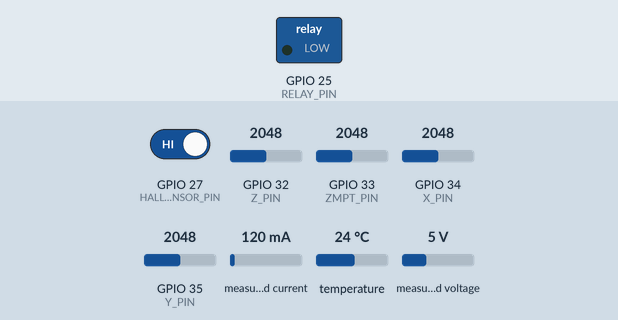
Recording of a sketch running on a simulated ESP32. On the bench: switched loads named in the sketch (green lamp = pin HIGH). The inputs (shaded band) are chosen by the test bench; at power-on: measured current 120 mA, temperature 24 °C, GPIO 32 (Z_PIN) = 2048, GPIO 33 (ZMPT_PIN) = 2048, GPIO 27 (HALL_SENSOR_PIN) HIGH, GPIO 34 (X_PIN) = 2048, GPIO 35 (Y_PIN) = 2048, measured voltage 5 V. What the sketch prints to the serial monitor is not drawn.

Above: at 0.0 s.
At 1.2 s:
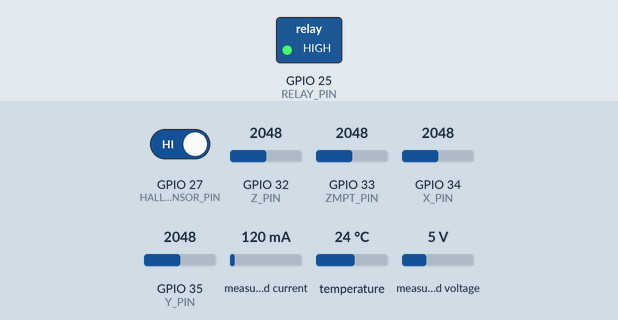
1.3 s: measured current set to 1000 mA
3.5 s: temperature set to 33 °C
6.1 s: GPIO 32 (Z_PIN) set to 1760
8.7 s: GPIO 33 (ZMPT_PIN) set to 1760
11.3 s: GPIO 27 (HALL_SENSOR_PIN) driven LOW
13.9 s: measured current set to 40 mA
Timing chart, 0 to 16.9 s (numbered marks = the images above; inputs shaded):
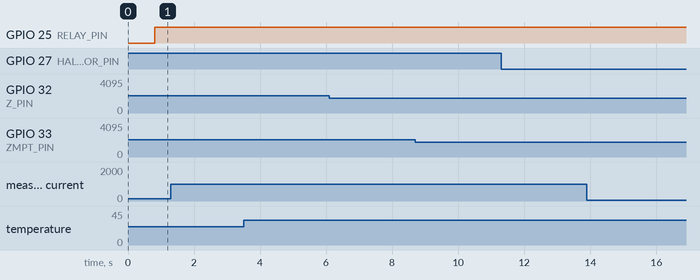

The sketch:

INFRANEX_Firmware_Final.ino
```cpp
// ============================================================
//  INFRA-NEX · ESP32 Firmware · FINAL
//  Merged Sensor Code + Health Score Calculation
//  Sensors: ADXL335 + ZMPT101B + Hall Effect +
//           INA219 + DS18B20 + Relay
// ============================================================

//  GPIO Map:
//    ADXL335  X   -> GPIO 34 (ADC)
//    ADXL335  Y   -> GPIO 35 (ADC)
//    ADXL335  Z   -> GPIO 32 (ADC)
//    ZMPT101B OUT -> GPIO 33 (ADC)
//    Hall Sensor  -> GPIO 27 (Digital)
//    INA219   SDA -> GPIO 21 (I2C)
//    INA219   SCL -> GPIO 22 (I2C)
//    DS18B20  DAT -> GPIO 4  (1-Wire)
//    Relay    IN  -> GPIO 25 (Digital OUT)

// ============================================================

#include <Wire.h>
#include <Adafruit_INA219.h>
#include <OneWire.h>
#include <DallasTemperature.h>

// ── Pin Definitions ──────────────────────────────────────────

#define X_PIN             34
#define Y_PIN             35
#define Z_PIN             32
#define ZMPT_PIN          33
#define HALL_SENSOR_PIN   27
#define DS18B20_PIN        4
#define RELAY_PIN         25

// I2C pins (INA219) — ESP32 default
#define SDA_PIN           21
#define SCL_PIN           22

// ── Thresholds ───────────────────────────────────────────────

#define ACCEL_THRESHOLD   200     // ADC units
#define VOLTAGE_THRESHOLD 1800    // ADC units (ZMPT101B)
#define CURRENT_THRESHOLD 0.5f    // Amperes (INA219)
#define TEMP_THRESHOLD    30.0f   // Celsius (DS18B20)

// ── Sensor Objects ───────────────────────────────────────────

Adafruit_INA219  ina219;
OneWire          oneWire(DS18B20_PIN);
DallasTemperature ds18b20(&oneWire);

// ── Accelerometer calibration center values ──────────────────

int xCenter, yCenter, zCenter;

// ── INA219 availability flag ─────────────────────────────────

bool ina219Found = false;

// ============================================================
// HEALTH SCORE CALCULATION (from health_score_calc.v)
// ============================================================

uint8_t calculateHealthScore(bool rpm_stall, bool rpm_over, bool rpm_degraded,
                              bool volt_bad,
                              bool high_curr, bool low_curr,
                              bool high_temp, bool high_vib) {
  int16_t deduction = 0;

  // RPM health tier
  if (rpm_stall || rpm_over)      deduction += 20;
  else if (rpm_degraded)          deduction += 10;

  // Voltage health
  if (volt_bad)                   deduction += 20;

  // Current health tier
  if (high_curr)                  deduction += 20;
  else if (low_curr)              deduction += 10;

  // Temperature health
  if (high_temp)                  deduction += 20;

  // Vibration health
  if (high_vib)                   deduction += 20;

  // Score saturation: deduction >= 100 forces health to 0
  if (deduction >= 100) return 0;
  return (uint8_t)(100 - deduction);
}

// ============================================================

void setup() {
  Serial.begin(115200);

  // Relay — default OFF
  pinMode(RELAY_PIN, OUTPUT);
  digitalWrite(RELAY_PIN, LOW);

  // Hall effect sensor
  pinMode(HALL_SENSOR_PIN, INPUT);

  // I2C for INA219
  Wire.begin(SDA_PIN, SCL_PIN);
  ina219Found = ina219.begin();

  if (!ina219Found) {
    Serial.println("[WARN] INA219 not found — skipping current sensor.");
  }

  // DS18B20 1-Wire temperature sensor
  ds18b20.begin();

  // Calibrate ADXL335 at rest position
  xCenter = analogRead(X_PIN);
  yCenter = analogRead(Y_PIN);
  zCenter = analogRead(Z_PIN);

  Serial.println("========================================");
  Serial.println(" INFRA-NEX Firmware — Started");
  Serial.println(" With Health Score Calculation");
  Serial.println("========================================");
}

// ============================================================

void loop() {

  // ── 1. ADXL335 Accelerometer ─────────────────────────────

  int x = analogRead(X_PIN);
  int y = analogRead(Y_PIN);
  int z = analogRead(Z_PIN);

  int xDiff = abs(x - xCenter);
  int yDiff = abs(y - yCenter);
  int zDiff = abs(z - zCenter);

  bool movementDetected = (xDiff > ACCEL_THRESHOLD ||
                           yDiff > ACCEL_THRESHOLD ||
                           zDiff > ACCEL_THRESHOLD);

  Serial.print("[ADXL335] X: "); Serial.print(x);
  Serial.print("  Y: ");         Serial.print(y);
  Serial.print("  Z: ");         Serial.print(z);
  Serial.print("  -> ");
  Serial.println(movementDetected ? "MOVEMENT DETECTED" : "Stable");

  // ── 2. ZMPT101B Voltage Sensor ────────────────────────────

  int zmptValue = analogRead(ZMPT_PIN);
  bool voltageDetected = (zmptValue > VOLTAGE_THRESHOLD);

  Serial.print("[ZMPT101B] Reading: "); Serial.print(zmptValue);
  Serial.print("  -> ");
  Serial.println(voltageDetected ? "VOLTAGE DETECTED" : "Low / No AC");

  // ── 3. Hall Effect Sensor ─────────────────────────────────

  bool magnetDetected = (digitalRead(HALL_SENSOR_PIN) == LOW);

  Serial.print("[HALL]     State: ");
  Serial.println(magnetDetected ? "MAGNET DETECTED" : "No Magnet");

  // ── 4. INA219 Current Sensor ──────────────────────────────

  bool highCurrent = false;
  float current_A = 0.0f;
  float busVoltage = 0.0f;

  if (ina219Found) {
    busVoltage = ina219.getBusVoltage_V();
    current_A  = ina219.getCurrent_mA() / 1000.0f;
    highCurrent = (current_A > CURRENT_THRESHOLD);

    Serial.print("[INA219]   Voltage: "); Serial.print(busVoltage, 2);
    Serial.print(" V  |  Current: ");     Serial.print(current_A, 3);
    Serial.print(" A  -> ");
    Serial.println(highCurrent ? "HIGH CURRENT" : "Normal");
  }

  // ── 5. DS18B20 Temperature Sensor ────────────────────────

  ds18b20.requestTemperatures();
  float temperature = ds18b20.getTempCByIndex(0);

  bool highTemp = (temperature != DEVICE_DISCONNECTED_C &&
                   temperature > TEMP_THRESHOLD);

  Serial.print("[DS18B20]  Temp: ");

  if (temperature == DEVICE_DISCONNECTED_C) {
    Serial.print("SENSOR ERROR");
  } else {
    Serial.print(temperature, 1);
    Serial.print(" °C");
  }

  Serial.print("  -> ");
  Serial.println(highTemp ? "HIGH TEMPERATURE" : "Normal");

  // ── 6. HEALTH SCORE CALCULATION ──────────────────────────
  // Derive boolean flags from sensor values (matching dashboard thresholds)

  // RPM flags — you'll need to calculate RPM from Hall sensor
  // Placeholder values: integrate with your Hall sensor ISR/counter
  float rpm = 0.0f;  // TODO: Set from your RPM counter
  bool rpm_stall    = (rpm < 30);
  bool rpm_over     = (rpm > 700);
  bool rpm_degraded = (rpm < 425 || rpm > 600) && !rpm_stall && !rpm_over;

  // Voltage flags — from ZMPT reading (you may need to convert ADC → volts)
  // Assuming zmptValue is raw ADC, convert to actual voltage if needed
  float voltage_dc = 12.0f;  // TODO: Convert zmptValue to DC volts (or read from INA219)
  bool volt_bad    = (voltage_dc < 9.6 || voltage_dc > 14.4);

  // Current flags
  bool low_curr    = (current_A < 0.1);  // Stall/no-load condition

  // Temperature flags
  bool high_vib    = (movementDetected);  // Use accel flag as proxy; ideally compute magnitude
  // TODO: Convert ADXL335 ADC to g's and compare to 0.8g threshold for more precision

  // Calculate health score
  uint8_t healthScore = calculateHealthScore(
    rpm_stall, rpm_over, rpm_degraded,
    volt_bad, highCurrent, low_curr, highTemp, high_vib
  );

  Serial.print("[HEALTH]   Score: "); Serial.print(healthScore);
  Serial.println("/100");

  // ── Relay Decision ────────────────────────────────────────

  bool triggerRelay = movementDetected ||
                      voltageDetected  ||
                      magnetDetected   ||
                      highCurrent      ||
                      highTemp;

  if (triggerRelay) {
    digitalWrite(RELAY_PIN, HIGH);
    Serial.print("[RELAY]    ON  |");

    if (movementDetected) Serial.print(" Movement");
    if (voltageDetected)  Serial.print(" Voltage");
    if (magnetDetected)   Serial.print(" Magnet");
    if (highCurrent)      Serial.print(" HighCurrent");
    if (highTemp)         Serial.print(" HighTemp");

    Serial.println();
  } else {
    digitalWrite(RELAY_PIN, LOW);
    Serial.println("[RELAY]    OFF | All sensors normal");
  }

  Serial.println("────────────────────────────────────────");

  // ── ThingSpeak Upload ────────────────────────────────────
  // TODO: Uncomment and integrate with your WiFi + ThingSpeak code
  // Field mapping:
  //   field1 = RPM
  //   field2 = Voltage (DC)
  //   field3 = Current (A)
  //   field4 = Temperature (°C)
  //   field5 = Vibration (g or raw accel)
  //   field6 = Threat Level (0-3)
  //   field7 = Fault Code (0-7)
  //   field8 = Health Score (0-100) ← NEW
  //
  // ThingSpeak.setField(1, rpm);
  // ThingSpeak.setField(2, voltage_dc);
  // ThingSpeak.setField(3, current_A);
  // ThingSpeak.setField(4, temperature);
  // ThingSpeak.setField(5, vibration_g);
  // ThingSpeak.setField(6, threatLevel);
  // ThingSpeak.setField(7, faultCode);
  // ThingSpeak.setField(8, healthScore);  ← ADD THIS
  // ThingSpeak.writeFields(myChannelNumber, myWriteAPIKey);

  delay(500); // 500 ms balances all sensor update rates
}
```

Measured:
- after the input at 1.3 s, every drawn part: stays the same
- after the input at 3.5 s, every drawn part: stays the same
- after the input at 6.1 s, every drawn part: stays the same
- after the input at 8.7 s, every drawn part: stays the same
- after the input at 11.3 s, every drawn part: stays the same
- after the input at 13.9 s, every drawn part: stays the same
